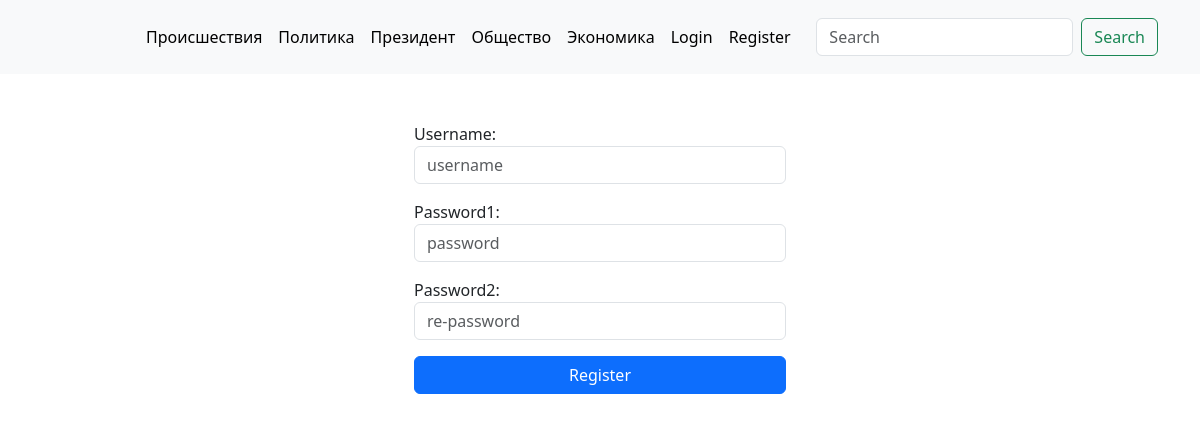
Screenshot of /register/ with the database file from the repository.
### blog/models.py (models this page shows)
class Category(models.Model):
    title = models.CharField(max_length=30)
    def __str__(self):
        return self.title
    class Meta:
        verbose_name = "Category"
        verbose_name_plural = "Categories"

### blog/views.py (the view)
# urls.py: path("register/", register, name="register"),
def register(request):
    if request.method == "POST":
        form = RegisterForm(data=request.POST)
        if form.is_valid():
            user = form.save()
            return redirect("login")
    else:
        form = RegisterForm()
    context = {
        "title":"Register",
        "form":form
    }
    return render(request,"blog/register.html", context)

### blog/forms.py
class RegisterForm(UserCreationForm):
    username = forms.CharField(widget=forms.TextInput(attrs={
        "class":"form-control",
        "placeholder":"username"
    }))
    password1 = forms.CharField(widget=forms.PasswordInput(attrs={
        "class":"form-control",
        "placeholder":"password"
    }))
    password2 = forms.CharField(widget=forms.PasswordInput(attrs={
        "class":"form-control",
        "placeholder":"re-password"
    }))
    class Meta:
        model = CustomUser
        fields = ('username','password1','password2')

### blog/templatetags/blog_tags.py (called while the page is built)
@register.simple_tag()
def get_categories():
    categories = Category.objects.all()
    return categories

### blog/templates/blog/register.html (shortened to what this page needs)
{% extends 'base.html' %}
{% block main %}
<div class="container d-flex justify-content-center">
    <form class="mt-5 col-4 d-flex flex-column" action="" enctype="multipart/form-data" method="post">
        {{form.as_p}}
        <button class="btn btn-primary" type="submit">Register</button>
    </form>
</div>
{% endblock main %}

### templates/components/navbar.html (shortened to what this page needs)
{% load blog_tags %}
{% get_categories as categories %}
<nav class="navbar navbar-expand-lg bg-body-tertiary">
    <div class="container">
        <a class="navbar-brand" href="{% url 'index' %}">
            <video src="https://www.upl-ltd.com/images/UPL_header-logo.mp4" autoplay muted loop height="40"></video>
        </a>
        <div class="collapse navbar-collapse" id="navbarSupportedContent">
            <ul class="navbar-nav me-auto mb-2 mb-lg-0">
                {% for category in categories %}
                <li class="nav-item">
                    <a class="nav-link active" aria-current="page"
                       href="{% url 'category' category.pk %}">{{category}}</a>
                </li>
                {% endfor %}
                {% if request.user.is_authenticated %}
                <li class="nav-item">
                    <a class="nav-link active" aria-current="page"
                       href="{% url 'add' %}">Add Article</a>
                </li>
                <li class="nav-item">
                    <a class="nav-link active" aria-current="page"
                       href="{% url 'logout' %}">Logout</a>
                </li>
                {% else %}
                <li class="nav-item">
                    <a class="nav-link active" aria-current="page"
                       href="{% url 'login' %}">Login</a>
                </li>
                <li class="nav-item">
                    <a class="nav-link active" aria-current="page"
                       href="{% url 'register' %}">Register</a>
                </li>
                {% endif %}
            </ul>
            <form class="d-flex" role="search">
                <input class="form-control me-2" type="search" placeholder="Search" aria-label="Search">
                <button class="btn btn-outline-success" type="submit">Search</button>
            </form>
        </div>
    </div>
</nav>

### rows the page displays
Category: title "Происшествия"
Category: title "Политика"
Category: title "Президент"
Category: title "Общество"
Category: title "Экономика"
